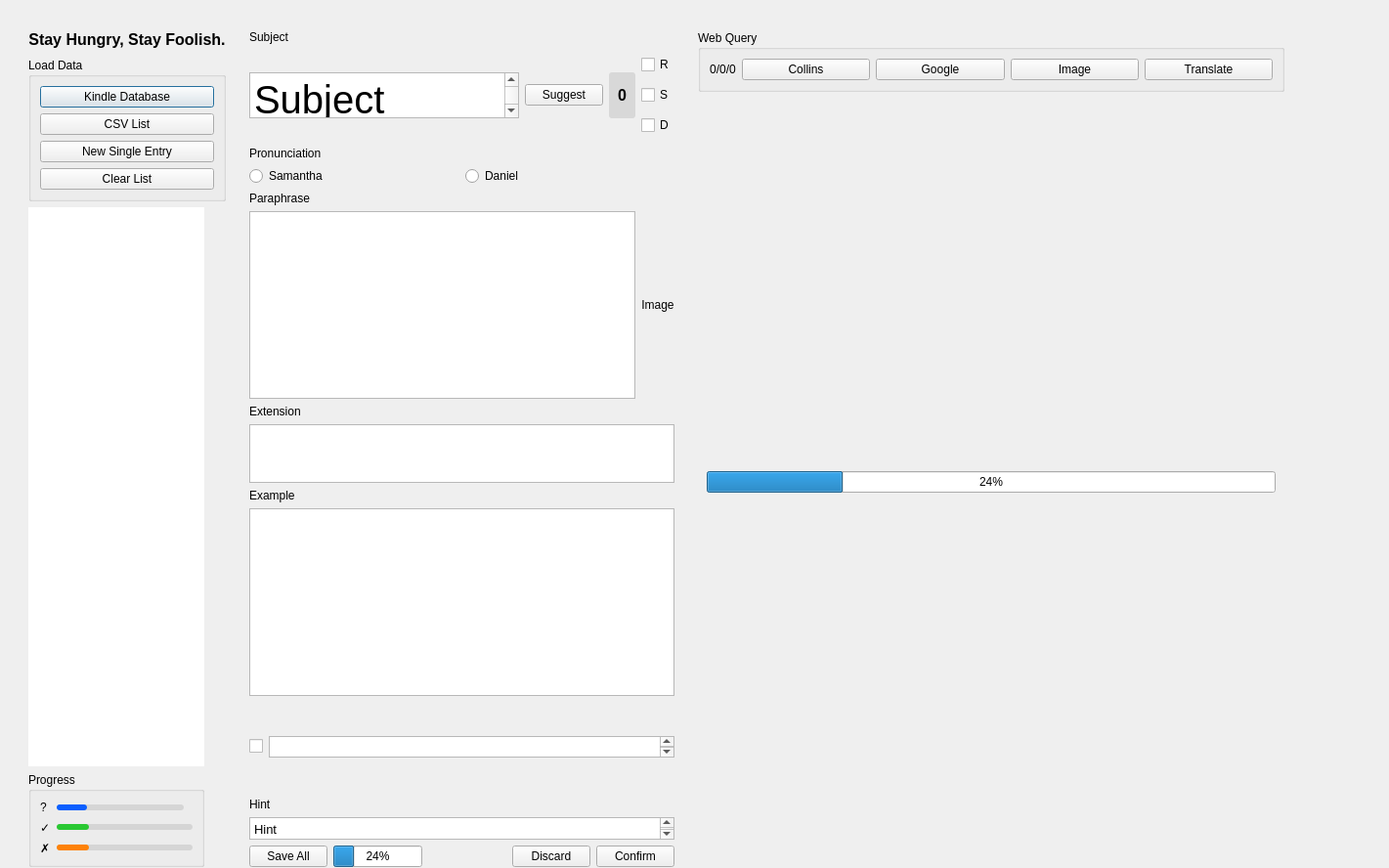
<?xml version="1.0" encoding="UTF-8"?>
<ui version="4.0">
 <class>MapleUtility</class>
 <widget class="QDialog" name="MapleUtility">
  <property name="geometry">
   <rect>
    <x>0</x>
    <y>0</y>
    <width>1421</width>
    <height>888</height>
   </rect>
  </property>
  <property name="windowTitle">
   <string>Maple Utility</string>
  </property>
  <widget class="QWidget" name="mainWidget" native="true">
   <property name="geometry">
    <rect>
     <x>20</x>
     <y>22</y>
     <width>1303</width>
     <height>874</height>
    </rect>
   </property>
   <property name="sizePolicy">
    <sizepolicy hsizetype="Preferred" vsizetype="Preferred">
     <horstretch>0</horstretch>
     <verstretch>0</verstretch>
    </sizepolicy>
   </property>
   <layout class="QHBoxLayout" name="horizontalLayout_3">
    <property name="leftMargin">
     <number>0</number>
    </property>
    <property name="topMargin">
     <number>0</number>
    </property>
    <property name="rightMargin">
     <number>0</number>
    </property>
    <property name="bottomMargin">
     <number>0</number>
    </property>
    <item>
     <widget class="QWidget" name="widget_2" native="true">
      <property name="sizePolicy">
       <sizepolicy hsizetype="Maximum" vsizetype="Preferred">
        <horstretch>0</horstretch>
        <verstretch>0</verstretch>
       </sizepolicy>
      </property>
      <layout class="QVBoxLayout" name="verticalLayout">
       <item>
        <widget class="QLabel" name="label_7">
         <property name="text">
          <string>&lt;html&gt;&lt;head/&gt;&lt;body&gt;&lt;p align=&quot;center&quot;&gt;&lt;span style=&quot; font-size:12pt; font-weight:600;&quot;&gt;Stay Hungry, Stay Foolish.&lt;/span&gt;&lt;/p&gt;&lt;/body&gt;&lt;/html&gt;</string>
         </property>
        </widget>
       </item>
       <item>
        <spacer name="verticalSpacer">
         <property name="orientation">
          <enum>Qt::Vertical</enum>
         </property>
         <property name="sizeType">
          <enum>QSizePolicy::Fixed</enum>
         </property>
         <property name="sizeHint" stdset="0">
          <size>
           <width>20</width>
           <height>3</height>
          </size>
         </property>
        </spacer>
       </item>
       <item>
        <widget class="QGroupBox" name="groupBox_2">
         <property name="title">
          <string>Load Data</string>
         </property>
         <layout class="QVBoxLayout" name="verticalLayout_4">
          <item>
           <widget class="QPushButton" name="loadKindle">
            <property name="text">
             <string>Kindle Database</string>
            </property>
           </widget>
          </item>
          <item>
           <widget class="QPushButton" name="loadCSV">
            <property name="text">
             <string>CSV List</string>
            </property>
           </widget>
          </item>
          <item>
           <widget class="QPushButton" name="newEntry">
            <property name="text">
             <string>New Single Entry</string>
            </property>
           </widget>
          </item>
          <item>
           <widget class="QPushButton" name="clearList">
            <property name="text">
             <string>Clear List</string>
            </property>
           </widget>
          </item>
         </layout>
        </widget>
       </item>
       <item>
        <widget class="QListWidget" name="entryList">
         <property name="enabled">
          <bool>true</bool>
         </property>
         <property name="maximumSize">
          <size>
           <width>180</width>
           <height>16777215</height>
          </size>
         </property>
         <property name="font">
          <font>
           <pointsize>14</pointsize>
          </font>
         </property>
         <property name="frameShape">
          <enum>QFrame::NoFrame</enum>
         </property>
        </widget>
       </item>
       <item>
        <widget class="QGroupBox" name="groupBox">
         <property name="maximumSize">
          <size>
           <width>180</width>
           <height>16777215</height>
          </size>
         </property>
         <property name="title">
          <string>Progress</string>
         </property>
         <layout class="QGridLayout" name="gridLayout_3">
          <item row="0" column="1">
           <widget class="QProgressBar" name="unreadBar">
            <property name="minimumSize">
             <size>
              <width>0</width>
              <height>6</height>
             </size>
            </property>
            <property name="maximumSize">
             <size>
              <width>130</width>
              <height>6</height>
             </size>
            </property>
            <property name="styleSheet">
             <string notr="true">QProgressBar {
	text-align: center;
	background-color: rgba(0, 0, 0, 25);
	border-radius: 3px;
	height: 6px;
}

QProgressBar::chunk {
     background-color: rgb(10, 95, 255);
     border-radius: 3px;
 }</string>
            </property>
            <property name="value">
             <number>24</number>
            </property>
            <property name="textVisible">
             <bool>false</bool>
            </property>
           </widget>
          </item>
          <item row="1" column="1">
           <widget class="QProgressBar" name="confirmedBar">
            <property name="maximumSize">
             <size>
              <width>16777215</width>
              <height>6</height>
             </size>
            </property>
            <property name="styleSheet">
             <string notr="true">QProgressBar {
	text-align: center;
	background-color: rgba(0, 0, 0, 25);
	border-radius: 3px;
	height: 6px;
}

QProgressBar::chunk {
     background-color: rgb(41, 200, 50);
     border-radius: 3px;
 }</string>
            </property>
            <property name="value">
             <number>24</number>
            </property>
            <property name="textVisible">
             <bool>false</bool>
            </property>
           </widget>
          </item>
          <item row="2" column="1">
           <widget class="QProgressBar" name="discardBar">
            <property name="minimumSize">
             <size>
              <width>0</width>
              <height>6</height>
             </size>
            </property>
            <property name="maximumSize">
             <size>
              <width>16777215</width>
              <height>6</height>
             </size>
            </property>
            <property name="styleSheet">
             <string notr="true">QProgressBar {
	text-align: center;
	background-color: rgba(0, 0, 0, 25);
	border-radius: 3px;
	height: 6px;
}

QProgressBar::chunk {
     background-color: rgb(253, 130, 8);
     border-radius: 3px;
 }</string>
            </property>
            <property name="value">
             <number>24</number>
            </property>
            <property name="textVisible">
             <bool>false</bool>
            </property>
           </widget>
          </item>
          <item row="0" column="0">
           <widget class="QLabel" name="label_8">
            <property name="text">
             <string>?</string>
            </property>
           </widget>
          </item>
          <item row="1" column="0">
           <widget class="QLabel" name="label_9">
            <property name="text">
             <string>✓</string>
            </property>
           </widget>
          </item>
          <item row="2" column="0">
           <widget class="QLabel" name="label_10">
            <property name="text">
             <string>✗</string>
            </property>
           </widget>
          </item>
         </layout>
        </widget>
       </item>
      </layout>
     </widget>
    </item>
    <item>
     <widget class="QWidget" name="editWidget" native="true">
      <layout class="QVBoxLayout" name="verticalLayout_3">
       <item>
        <widget class="QLabel" name="label">
         <property name="text">
          <string>Subject</string>
         </property>
        </widget>
       </item>
       <item>
        <widget class="QWidget" name="widget_4" native="true">
         <layout class="QHBoxLayout" name="horizontalLayout_5">
          <property name="leftMargin">
           <number>0</number>
          </property>
          <property name="topMargin">
           <number>0</number>
          </property>
          <property name="rightMargin">
           <number>0</number>
          </property>
          <property name="bottomMargin">
           <number>0</number>
          </property>
          <item>
           <widget class="QPlainTextEdit" name="subject">
            <property name="minimumSize">
             <size>
              <width>0</width>
              <height>47</height>
             </size>
            </property>
            <property name="maximumSize">
             <size>
              <width>16777215</width>
              <height>47</height>
             </size>
            </property>
            <property name="font">
             <font>
              <pointsize>30</pointsize>
             </font>
            </property>
            <property name="plainText">
             <string>Subject</string>
            </property>
           </widget>
          </item>
          <item>
           <widget class="QPushButton" name="subjectSuggest">
            <property name="sizePolicy">
             <sizepolicy hsizetype="Maximum" vsizetype="Fixed">
              <horstretch>0</horstretch>
              <verstretch>0</verstretch>
             </sizepolicy>
            </property>
            <property name="text">
             <string>Suggest</string>
            </property>
           </widget>
          </item>
          <item>
           <widget class="QProgressBar" name="freqBar">
            <property name="maximumSize">
             <size>
              <width>16777215</width>
              <height>47</height>
             </size>
            </property>
            <property name="font">
             <font>
              <pointsize>12</pointsize>
              <weight>75</weight>
              <bold>true</bold>
             </font>
            </property>
            <property name="layoutDirection">
             <enum>Qt::LeftToRight</enum>
            </property>
            <property name="styleSheet">
             <string notr="true">QProgressBar {
	text-align: center;
	background-color: rgba(0, 0, 0, 25);
	border-radius: 3px;
	height: 6px;
}

QProgressBar::chunk {
     background-color: rgb(10, 95, 255);
     border-radius: 3px;
 }</string>
            </property>
            <property name="maximum">
             <number>5</number>
            </property>
            <property name="value">
             <number>0</number>
            </property>
            <property name="orientation">
             <enum>Qt::Vertical</enum>
            </property>
            <property name="format">
             <string>%v</string>
            </property>
           </widget>
          </item>
          <item>
           <widget class="QWidget" name="widget_6" native="true">
            <layout class="QVBoxLayout" name="verticalLayout_5">
             <property name="leftMargin">
              <number>0</number>
             </property>
             <property name="topMargin">
              <number>0</number>
             </property>
             <property name="rightMargin">
              <number>0</number>
             </property>
             <property name="bottomMargin">
              <number>0</number>
             </property>
             <item>
              <widget class="QCheckBox" name="checkR">
               <property name="text">
                <string>R</string>
               </property>
              </widget>
             </item>
             <item>
              <widget class="QCheckBox" name="checkS">
               <property name="text">
                <string>S</string>
               </property>
              </widget>
             </item>
             <item>
              <widget class="QCheckBox" name="checkD">
               <property name="text">
                <string>D</string>
               </property>
              </widget>
             </item>
            </layout>
           </widget>
          </item>
         </layout>
        </widget>
       </item>
       <item>
        <widget class="QLabel" name="label_2">
         <property name="text">
          <string>Pronunciation</string>
         </property>
        </widget>
       </item>
       <item>
        <widget class="QFrame" name="pronFrame">
         <property name="frameShape">
          <enum>QFrame::NoFrame</enum>
         </property>
         <property name="frameShadow">
          <enum>QFrame::Raised</enum>
         </property>
         <layout class="QHBoxLayout" name="horizontalLayout">
          <property name="spacing">
           <number>-1</number>
          </property>
          <property name="leftMargin">
           <number>0</number>
          </property>
          <property name="topMargin">
           <number>0</number>
          </property>
          <property name="rightMargin">
           <number>0</number>
          </property>
          <property name="bottomMargin">
           <number>0</number>
          </property>
          <item>
           <widget class="QRadioButton" name="pronSamantha">
            <property name="text">
             <string>Samantha</string>
            </property>
           </widget>
          </item>
          <item>
           <widget class="QRadioButton" name="pronDaniel">
            <property name="text">
             <string>Daniel</string>
            </property>
           </widget>
          </item>
         </layout>
        </widget>
       </item>
       <item>
        <widget class="QLabel" name="label_3">
         <property name="text">
          <string>Paraphrase</string>
         </property>
        </widget>
       </item>
       <item>
        <widget class="QWidget" name="widget_3" native="true">
         <layout class="QHBoxLayout" name="horizontalLayout_4">
          <property name="leftMargin">
           <number>0</number>
          </property>
          <property name="topMargin">
           <number>0</number>
          </property>
          <property name="rightMargin">
           <number>0</number>
          </property>
          <property name="bottomMargin">
           <number>0</number>
          </property>
          <item>
           <widget class="QTextEdit" name="paraphrase">
            <property name="minimumSize">
             <size>
              <width>0</width>
              <height>150</height>
             </size>
            </property>
            <property name="font">
             <font>
              <pointsize>20</pointsize>
             </font>
            </property>
            <property name="html">
             <string>&lt;!DOCTYPE HTML PUBLIC &quot;-//W3C//DTD HTML 4.0//EN&quot; &quot;http://www.w3.org/TR/REC-html40/strict.dtd&quot;&gt;
&lt;html&gt;&lt;head&gt;&lt;meta name=&quot;qrichtext&quot; content=&quot;1&quot; /&gt;&lt;style type=&quot;text/css&quot;&gt;
p, li { white-space: pre-wrap; }
&lt;/style&gt;&lt;/head&gt;&lt;body style=&quot; font-family:'.AppleSystemUIFont'; font-size:20pt; font-weight:400; font-style:normal;&quot;&gt;
&lt;p style=&quot;-qt-paragraph-type:empty; margin-top:0px; margin-bottom:0px; margin-left:0px; margin-right:0px; -qt-block-indent:0; text-indent:0px;&quot;&gt;&lt;br /&gt;&lt;/p&gt;&lt;/body&gt;&lt;/html&gt;</string>
            </property>
           </widget>
          </item>
          <item>
           <widget class="QLabel" name="imageLabel">
            <property name="minimumSize">
             <size>
              <width>0</width>
              <height>150</height>
             </size>
            </property>
            <property name="maximumSize">
             <size>
              <width>16777215</width>
              <height>150</height>
             </size>
            </property>
            <property name="toolTip">
             <string>Right click to search image on Google Image</string>
            </property>
            <property name="text">
             <string>Image</string>
            </property>
            <property name="alignment">
             <set>Qt::AlignCenter</set>
            </property>
           </widget>
          </item>
         </layout>
        </widget>
       </item>
       <item>
        <widget class="QLabel" name="label_4">
         <property name="text">
          <string>Extension</string>
         </property>
        </widget>
       </item>
       <item>
        <widget class="QTextEdit" name="extension">
         <property name="maximumSize">
          <size>
           <width>16777215</width>
           <height>60</height>
          </size>
         </property>
         <property name="font">
          <font>
           <pointsize>20</pointsize>
          </font>
         </property>
        </widget>
       </item>
       <item>
        <widget class="QLabel" name="label_5">
         <property name="text">
          <string>Example</string>
         </property>
        </widget>
       </item>
       <item>
        <widget class="QTextEdit" name="example">
         <property name="minimumSize">
          <size>
           <width>0</width>
           <height>0</height>
          </size>
         </property>
         <property name="font">
          <font>
           <pointsize>16</pointsize>
          </font>
         </property>
         <property name="html">
          <string>&lt;!DOCTYPE HTML PUBLIC &quot;-//W3C//DTD HTML 4.0//EN&quot; &quot;http://www.w3.org/TR/REC-html40/strict.dtd&quot;&gt;
&lt;html&gt;&lt;head&gt;&lt;meta name=&quot;qrichtext&quot; content=&quot;1&quot; /&gt;&lt;style type=&quot;text/css&quot;&gt;
p, li { white-space: pre-wrap; }
&lt;/style&gt;&lt;/head&gt;&lt;body style=&quot; font-family:'.AppleSystemUIFont'; font-size:16pt; font-weight:400; font-style:normal;&quot;&gt;
&lt;p style=&quot;-qt-paragraph-type:empty; margin-top:0px; margin-bottom:0px; margin-left:0px; margin-right:0px; -qt-block-indent:0; text-indent:0px;&quot;&gt;&lt;br /&gt;&lt;/p&gt;&lt;/body&gt;&lt;/html&gt;</string>
         </property>
        </widget>
       </item>
       <item>
        <widget class="QWidget" name="widget_7" native="true">
         <layout class="QHBoxLayout" name="horizontalLayout_6">
          <property name="leftMargin">
           <number>0</number>
          </property>
          <property name="topMargin">
           <number>0</number>
          </property>
          <property name="rightMargin">
           <number>0</number>
          </property>
          <property name="bottomMargin">
           <number>0</number>
          </property>
          <item>
           <widget class="QCheckBox" name="checkSource">
            <property name="text">
             <string/>
            </property>
           </widget>
          </item>
          <item>
           <widget class="QTextEdit" name="source">
            <property name="minimumSize">
             <size>
              <width>0</width>
              <height>22</height>
             </size>
            </property>
            <property name="maximumSize">
             <size>
              <width>16777215</width>
              <height>22</height>
             </size>
            </property>
            <property name="font">
             <font>
              <kerning>true</kerning>
             </font>
            </property>
            <property name="styleSheet">
             <string notr="true"/>
            </property>
            <property name="frameShape">
             <enum>QFrame::StyledPanel</enum>
            </property>
            <property name="readOnly">
             <bool>false</bool>
            </property>
            <property name="html">
             <string>&lt;!DOCTYPE HTML PUBLIC &quot;-//W3C//DTD HTML 4.0//EN&quot; &quot;http://www.w3.org/TR/REC-html40/strict.dtd&quot;&gt;
&lt;html&gt;&lt;head&gt;&lt;meta name=&quot;qrichtext&quot; content=&quot;1&quot; /&gt;&lt;style type=&quot;text/css&quot;&gt;
p, li { white-space: pre-wrap; }
&lt;/style&gt;&lt;/head&gt;&lt;body style=&quot; font-family:'.AppleSystemUIFont'; font-size:13pt; font-weight:400; font-style:normal;&quot;&gt;
&lt;p style=&quot;-qt-paragraph-type:empty; margin-top:0px; margin-bottom:0px; margin-left:0px; margin-right:0px; -qt-block-indent:0; text-indent:0px;&quot;&gt;&lt;br /&gt;&lt;/p&gt;&lt;/body&gt;&lt;/html&gt;</string>
            </property>
           </widget>
          </item>
         </layout>
        </widget>
       </item>
       <item>
        <widget class="QLabel" name="label_6">
         <property name="text">
          <string>Hint</string>
         </property>
        </widget>
       </item>
       <item>
        <widget class="QPlainTextEdit" name="hint">
         <property name="minimumSize">
          <size>
           <width>0</width>
           <height>23</height>
          </size>
         </property>
         <property name="maximumSize">
          <size>
           <width>16777215</width>
           <height>23</height>
          </size>
         </property>
         <property name="font">
          <font>
           <pointsize>10</pointsize>
          </font>
         </property>
         <property name="plainText">
          <string>Hint</string>
         </property>
        </widget>
       </item>
       <item>
        <widget class="QWidget" name="widget" native="true">
         <layout class="QHBoxLayout" name="horizontalLayout_2">
          <property name="leftMargin">
           <number>0</number>
          </property>
          <property name="topMargin">
           <number>0</number>
          </property>
          <property name="rightMargin">
           <number>0</number>
          </property>
          <property name="bottomMargin">
           <number>0</number>
          </property>
          <item>
           <widget class="QPushButton" name="saveAllButton">
            <property name="text">
             <string>Save All</string>
            </property>
           </widget>
          </item>
          <item>
           <widget class="QProgressBar" name="saveBar">
            <property name="value">
             <number>24</number>
            </property>
           </widget>
          </item>
          <item>
           <spacer name="horizontalSpacer">
            <property name="orientation">
             <enum>Qt::Horizontal</enum>
            </property>
            <property name="sizeHint" stdset="0">
             <size>
              <width>40</width>
              <height>20</height>
             </size>
            </property>
           </spacer>
          </item>
          <item>
           <widget class="QPushButton" name="discardButton">
            <property name="text">
             <string>Discard</string>
            </property>
           </widget>
          </item>
          <item>
           <widget class="QPushButton" name="confirmButton">
            <property name="acceptDrops">
             <bool>true</bool>
            </property>
            <property name="text">
             <string>Confirm</string>
            </property>
           </widget>
          </item>
         </layout>
        </widget>
       </item>
      </layout>
     </widget>
    </item>
    <item>
     <widget class="QWidget" name="widget_5" native="true">
      <layout class="QVBoxLayout" name="verticalLayout_2">
       <item>
        <widget class="QGroupBox" name="groupBox_3">
         <property name="sizePolicy">
          <sizepolicy hsizetype="Preferred" vsizetype="Maximum">
           <horstretch>0</horstretch>
           <verstretch>0</verstretch>
          </sizepolicy>
         </property>
         <property name="title">
          <string>Web Query</string>
         </property>
         <layout class="QHBoxLayout" name="horizontalLayout_7">
          <item>
           <widget class="QLabel" name="queryStatusLabel">
            <property name="sizePolicy">
             <sizepolicy hsizetype="Maximum" vsizetype="Preferred">
              <horstretch>0</horstretch>
              <verstretch>0</verstretch>
             </sizepolicy>
            </property>
            <property name="toolTip">
             <string>Finished/Working/Free</string>
            </property>
            <property name="text">
             <string>0/0/0</string>
            </property>
            <property name="alignment">
             <set>Qt::AlignCenter</set>
            </property>
           </widget>
          </item>
          <item>
           <widget class="QPushButton" name="queryCollins">
            <property name="text">
             <string>Collins</string>
            </property>
           </widget>
          </item>
          <item>
           <widget class="QPushButton" name="queryGoogle">
            <property name="text">
             <string>Google</string>
            </property>
           </widget>
          </item>
          <item>
           <widget class="QPushButton" name="queryGoogleImage">
            <property name="text">
             <string>Image</string>
            </property>
           </widget>
          </item>
          <item>
           <widget class="QPushButton" name="queryGoogleTranslate">
            <property name="text">
             <string>Translate</string>
            </property>
           </widget>
          </item>
         </layout>
        </widget>
       </item>
       <item>
        <widget class="QWidget" name="webViewFrame" native="true">
         <property name="minimumSize">
          <size>
           <width>600</width>
           <height>0</height>
          </size>
         </property>
         <property name="maximumSize">
          <size>
           <width>600</width>
           <height>16777215</height>
          </size>
         </property>
         <layout class="QVBoxLayout" name="webViewVerticalLayout">
          <property name="leftMargin">
           <number>0</number>
          </property>
          <property name="topMargin">
           <number>0</number>
          </property>
          <property name="rightMargin">
           <number>0</number>
          </property>
          <property name="bottomMargin">
           <number>0</number>
          </property>
          <item>
           <widget class="QWidget" name="webLoadingView" native="true">
            <property name="sizePolicy">
             <sizepolicy hsizetype="Preferred" vsizetype="Maximum">
              <horstretch>0</horstretch>
              <verstretch>0</verstretch>
             </sizepolicy>
            </property>
            <layout class="QVBoxLayout" name="verticalLayout_7">
             <item>
              <widget class="QProgressBar" name="webLoadingBar">
               <property name="value">
                <number>24</number>
               </property>
              </widget>
             </item>
            </layout>
           </widget>
          </item>
         </layout>
        </widget>
       </item>
      </layout>
     </widget>
    </item>
   </layout>
  </widget>
 </widget>
 <resources/>
 <connections/>
</ui>
